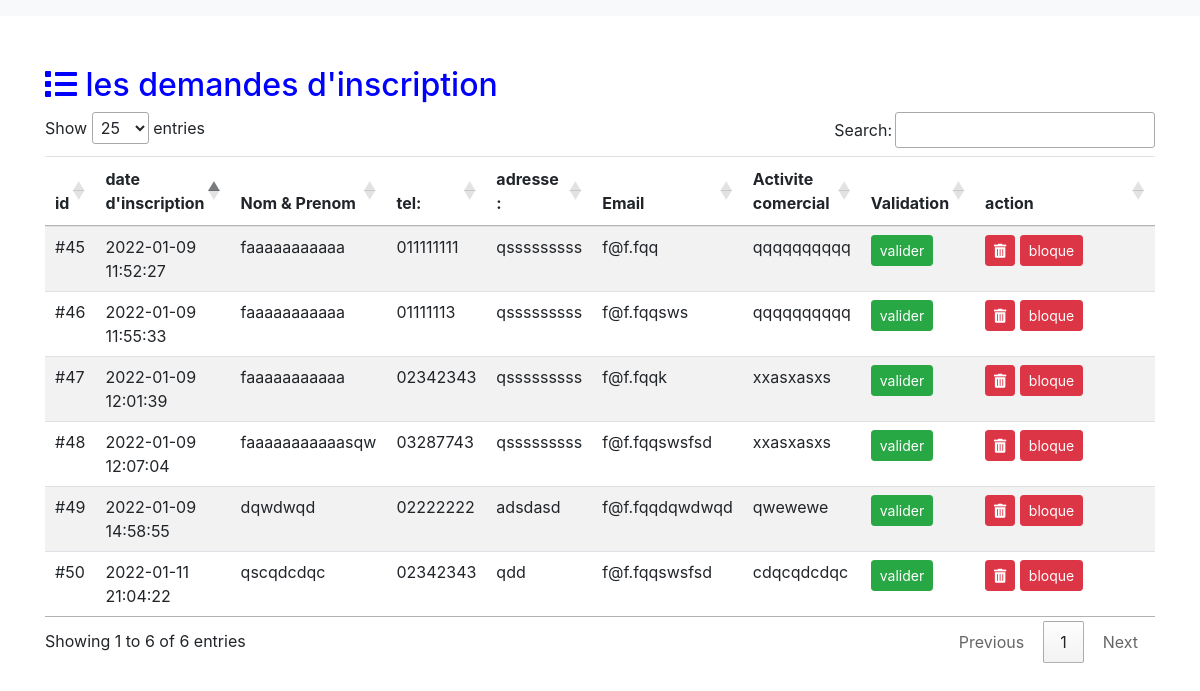
The page /zadministrator/ADliste-demande.php (signed in) on the database its author committed.
### tables this page shows
CREATE TABLE IF NOT EXISTS `client` (
  `id` int(11) NOT NULL AUTO_INCREMENT,
  `fullname` varchar(20) NOT NULL,
  `adresse` varchar(20) NOT NULL,
  `tel` int(10) NOT NULL,
  `email` varchar(50) NOT NULL,
  `service_comercial` varchar(20) NOT NULL,
  `afficher_dans_la_table` tinyint(1) NOT NULL,
  `date_demande` datetime NOT NULL DEFAULT CURRENT_TIMESTAMP,
  `date_validation` datetime NOT NULL DEFAULT CURRENT_TIMESTAMP,
  `validation` tinyint(1) NOT NULL,
  `valider_par` varchar(20) NOT NULL,
  `block` tinyint(1) NOT NULL,
  PRIMARY KEY (`id`)
);

### zadministrator/php/tableau-liste-demande.php (called while the page is built, shortened)
<?php
$QuerySelectAll = " SELECT * FROM client WHERE `afficher_dans_la_table`= true AND  `block` <> true ";
$ResultQuerySelectAll = $con->query($QuerySelectAll);

### zadministrator/ADliste-demande.php (the view, shortened to what this page needs)
<?php
include("../connection.php");
include("php/tableau-liste-demande.php");
?>
<!DOCTYPE html>
<html lang="en">
<head>
  <link rel="stylesheet" href="https://pro.fontawesome.com/releases/v5.10.0/css/all.css" />
  <link rel="stylesheet" href="../css/dashboardadmin.css">
  <link rel="stylesheet" href="https://maxcdn.bootstrapcdn.com/bootstrap/4.0.0/css/bootstrap.min.css">
  <link rel="stylesheet" type="text/css" href="https://cdn.datatables.net/1.11.3/css/jquery.dataTables.css">
</head>
<body>
  <nav class="navbar navbar-expand-lg navbar-light bg-light">
  </nav>
  <div class="container ">
    <h2 style="margin-top: 50px; color : blue;"><i class="fas fa-list"></i> les demandes d'inscription</h1>
      <form action="<?php echo htmlspecialchars($_SERVER["PHP_SELF"]); ?>" method="POST">
        <table class="table table-striped table-hover" id="myTable" data-order='[[ 1, "asc" ]]' data-page-length='25'>
          <thead>
            <tr>
              <th scope="col">id</th>
              <th scope="col">date d'inscription</th>
              <th scope="col">Nom & Prenom</th>
              <th scope="col">tel:</th>
              <th scope="col">adresse :</th>
              <th scope="col">Email</th>
              <th scope="col">Activite comercial</th>
              <th scope="col">Validation</th>
              <th scope="col">action </th>
            </tr>
          </thead>
          <?php
          while ($row = $ResultQuerySelectAll->fetch_assoc()) :
          ?>
            <tr>
              <td>#<?php echo $row["id"] ?></td>
              <td><?php echo $row["date_demande"] ?></td>
              <td><?php echo $row["fullname"] ?></td>
              <td>0<?php echo $row["tel"] ?></td>
              <td><?php echo $row["adresse"] ?></td>
              <td><?php echo $row["email"] ?></td>
              <td><?php echo $row["service_comercial"] ?></td>
              <td>
                <a href="ADliste-demande.php?valider=<?php echo $row["id"]; ?> " class="btn btn-success btn-sm" onclick="clic()"> valider</a>
              </td>
              <td class="col-md-2">
                <a href="ADliste-demande.php?delete=<?php echo $row["id"]; ?>" class="btn btn-danger btn-sm" onclick="clic()"><i class="fas fa-trash-alt"></i></a>
                <a href="ADliste-demande.php?block=<?php echo $row["id"]; ?>&fullname=<?php echo $row["fullname"]; ?>&tel=<?php echo $row["tel"]; ?>
&email= <?php echo $row["email"]; ?>&service_comercial=<?php echo $row["service_comercial"]; ?>&adresse=<?php echo $row["adresse"] ?>" class="btn btn-danger btn-sm" onclick="clic()">bloque</a>
              </td>
            </tr>
          <?php endwhile; ?>
        </table>
      </form>
  </div>
</body>
</html>

### rows shown on the page
client: id "45", date_demande "2022-01-09 11:52:27", fullname "faaaaaaaaaaa", tel "11111111", adresse "qsssssssss", email "f@f.fqq", service_comercial "qqqqqqqqqq"
client: id "46", date_demande "2022-01-09 11:55:33", fullname "faaaaaaaaaaa", tel "1111113", adresse "qsssssssss", email "f@f.fqqsws", service_comercial "qqqqqqqqqq"
client: id "47", date_demande "2022-01-09 12:01:39", fullname "faaaaaaaaaaa", tel "2342343", adresse "qsssssssss", email "f@f.fqqk", service_comercial "xxasxasxs"
client: id "48", date_demande "2022-01-09 12:07:04", fullname "faaaaaaaaaaasqw", tel "3287743", adresse "qsssssssss", email "f@f.fqqswsfsd", service_comercial "xxasxasxs"
client: id "49", date_demande "2022-01-09 14:58:55", fullname "dqwdwqd", tel "2222222", adresse "adsdasd", email "f@f.fqqdqwdwqd", service_comercial "qwewewe"
client: id "50", date_demande "2022-01-11 21:04:22", fullname "qscqdcdqc", tel "2342343", adresse "qdd", email "f@f.fqqswsfsd", service_comercial "cdqcqdcdqc"
